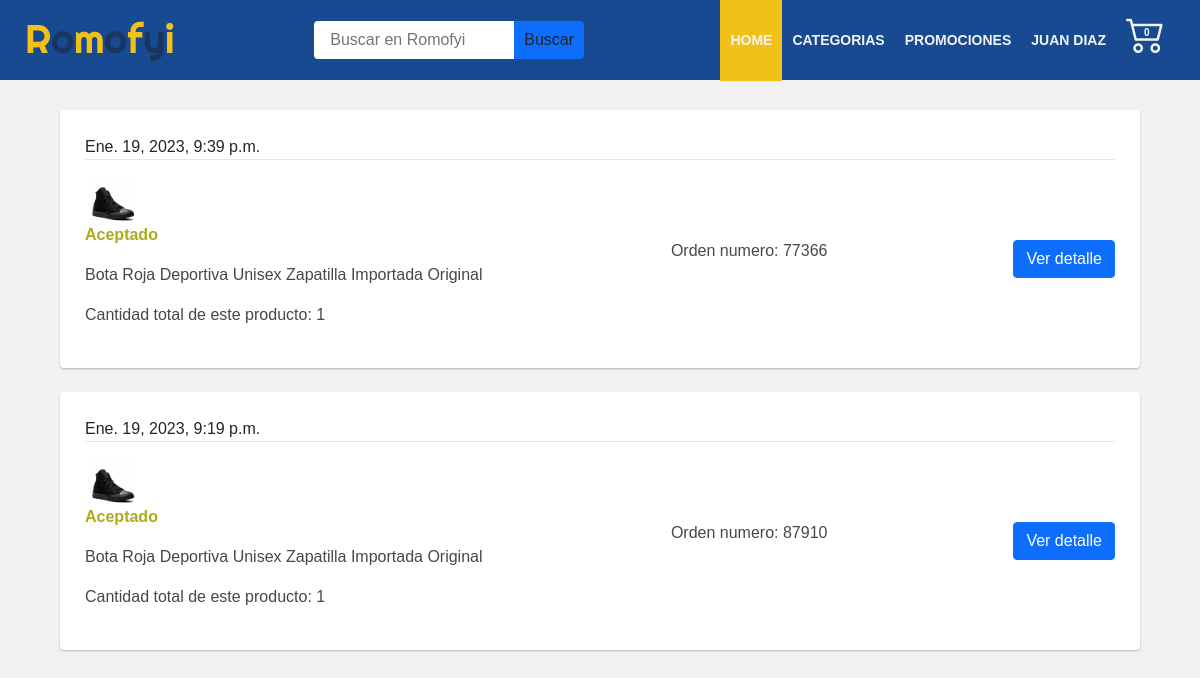
The app's page /listaPedidos/ (signed in), older data.
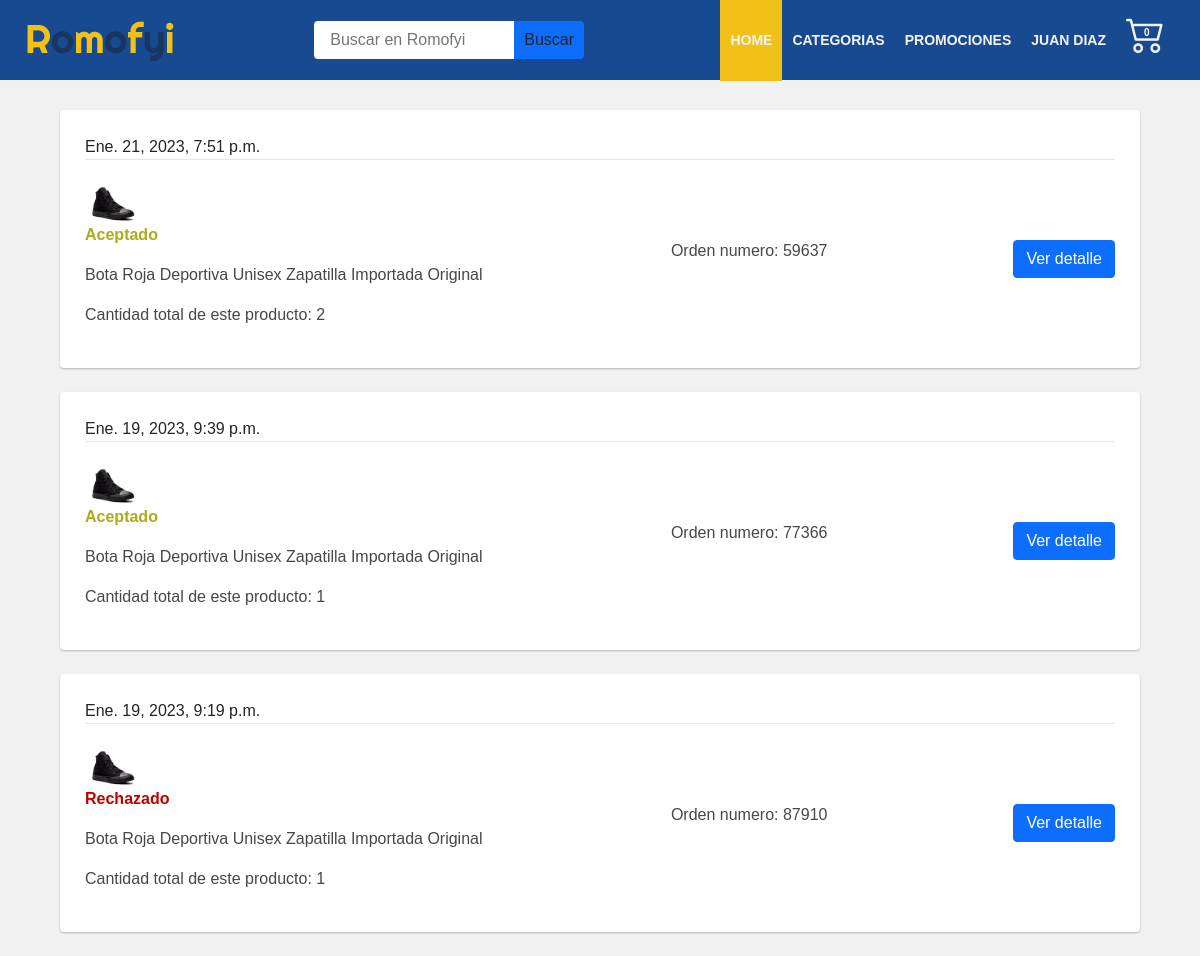
The same page, newer data.
### Aplicaciones/pedidos/models.py (models this page shows, shortened)
class LineaPedido(models.Model):
    estadoPedido = models.CharField(max_length=50,choices = estado, default = 'Aceptado')
    pedido = models.ForeignKey(Pedido, on_delete= models.CASCADE)
    user = models.ForeignKey(User, on_delete= models.CASCADE)
    producto = models.ForeignKey(Productos, on_delete= models.CASCADE)
    cantidad = models.IntegerField(default=1)
    precioUnidad= models.IntegerField(default=0)
    subTotal= models.IntegerField(default=0)
    created_at = models.DateTimeField(auto_now_add=True)
    class Meta:
        db_table = 'Lineapedidos'
        verbose_name = 'Linea pedido'
        verbose_name_plural = 'Lineas pedidos'
        ordering = ['created_at']

class Pedido(models.Model):
    ordernum = models.CharField(max_length=9,null=True,blank=True)
    user = models.ForeignKey(User, on_delete= models.CASCADE)
    status = models.BooleanField(default=True)
    precioTotal = models.IntegerField(default=0)
    cedula = models.CharField(max_length=11,default="")
    celular = models.CharField(max_length=10,default="")
    direccion = models.CharField(max_length=50,default="")
    departamento = models.CharField(max_length=50, default = '')
    ciudad = models.CharField(max_length=50, default="")
    comentarios = models.CharField(max_length=250,blank=True,null=True)
    created_at = models.DateTimeField(auto_now_add=True)
    def __str__(self) -> str:
        return self.ordernum
    class Meta:
        db_table = 'pedidos'
        verbose_name = 'pedido'
        verbose_name_plural = 'pedidos'
        ordering = ['created_at']

### Aplicaciones/tiendaEnLinea/models.py (models this page shows)
class Productos(models.Model):
    codigo = models.CharField(max_length=10)
    nombre=models.CharField(max_length=250)
    slug=AutoSlugField(populate_from ='codigo')
    marca=models.CharField(max_length=250)
    descripcion=models.TextField(blank=True,null=True)
    precio=models.IntegerField(default=0)
    descuento = models.IntegerField(default=0,blank=True,null=True)
    PrecioSinDescuento = models.IntegerField(default=0,blank=True,null=True)
    categoria=models.ForeignKey(Categoria,on_delete=models.CASCADE)
    destacado=models.BooleanField(default=True)
    activo= models.BooleanField(default=True)
    stock = models.IntegerField(default=1)
    created_at = models.DateTimeField(auto_now_add=True)
    def __str__(self) -> str:
        return self.nombre
    class Meta:
        verbose_name_plural='Producto'

class imagenesProductos(models.Model):
    colores = models.CharField(max_length=50, choices= color,default= 'No incluye colores')
    imagen= models.ImageField(upload_to = 'img/Productos', default='static/img/logo.png', null= True, blank=True)
    producto = models.ForeignKey(Productos, on_delete=models.CASCADE, related_name='imagenes')

### Aplicaciones/pedidos/views.py (the view)
# urls.py: path('listaPedidos/',login_required(listaPedidosUsuario), name = 'listaPedidosUsuario'),
def listaPedidosUsuario(request):
    template_name = "carrito/listaPedidos.html"
    idUsuario = request.user.id
    pedidoUser = LineaPedido.objects.filter(user = idUsuario).order_by("-created_at")
    page = request.GET.get('page', 1)
    try:
        paginator = Paginator(pedidoUser, 5)
        pedidoUser = paginator.page(page)
    except:
        raise Http404
    contex = {
        'entity':pedidoUser,
        'paginator':paginator
    }
    return render(request,template_name,contex)

### Aplicaciones/carrito/context_processor.py (called while the page is built)
def importe_total_carro(request):
    carro = Carro(request)
    total = 0
    CantTotal = 0
    if request.user.is_authenticated:
        for key, value in request.session["carro"].items():
            total = total + int(value["precio"])
            CantTotal = CantTotal + int(value["cantidad"])
    return{"importe_total_carro":total,"importe_CantTotal_carro":CantTotal}

### Aplicaciones/tiendaEnLinea/templates/carrito/listaPedidos.html (shortened to what this page needs)
{% extends 'base/base.html' %}
{% load static %}
{% block content %}
    <section class="tablaInfor--ListaP">
        {% if entity %}
            <div class="tablaInfor_container--ListaP flexColumnCenter ">
                {% for i in entity %}
                    {% if i in entity %}
                        <div class="tablaInfor_container-item">
                            <div>
                                {{i.created_at}}
                            </div>
                            <div class="tablaInfor_container-item-second">
                                <div class="item1">
                                    <img src="{{i.producto.imagenes.first.imagen.url}}" class="tablaInfor_container-item--img" alt="...">
                                    {% if i.estadoPedido == 'Aceptado' %}
                                        <p class="color1">{{i.estadoPedido}}</p>
                                    {% elif i.estadoPedido == 'En proceso' %}
                                        <p class="color2">{{i.estadoPedido}}</p>
                                    {% elif i.estadoPedido == 'En envío' %}
                                        <p class="color3">{{i.estadoPedido}}</p>
                                    {% elif i.estadoPedido == 'Pedido entregado' %}
                                        <p class="color4">{{i.estadoPedido}}</p>
                                    {% elif i.estadoPedido == 'Rechazado' %}
                                        <p class="color5">{{i.estadoPedido}}</p>
                                    {% else %}
                                        <p class="color1">{{i.estadoPedido}}</p>
                                    {% endif %}
                                    <p>{{i.producto}}</p>
                                    <p>Cantidad total de este producto: {{i.cantidad}}</p>
                                </div>
                                <div class="orden">
                                    <p>Orden numero: {{i.pedido}}</p>
                                </div>
                                <a class="btn btn-primary" href="{% url 'tiendaEnLinea:detallePedido' i.pedido_id %}">Ver detalle</a>
                            </div>
                        </div>
                    {% endif %}
                {% endfor %}
            </div>
        {% else %}
            <div class="flexColumnCenter tablaInfor_container ">
                <h2>No hay pedidos realizados aún</h2>
            </div>
        {% endif %}
    </section>
{% endblock %}

Row changes from the older to the newer data that the page shows:
added LineaPedido: created_at "Ene. 21, 2023, 7:51 p.m.", producto.imagenes.first.imagen (picture), estadoPedido "Aceptado", producto "Bota Roja Deportiva Unisex Zapatilla Importada Original", cantidad "2", pedido "59637"
changed LineaPedido: estadoPedido "Aceptado" → "Rechazado"
